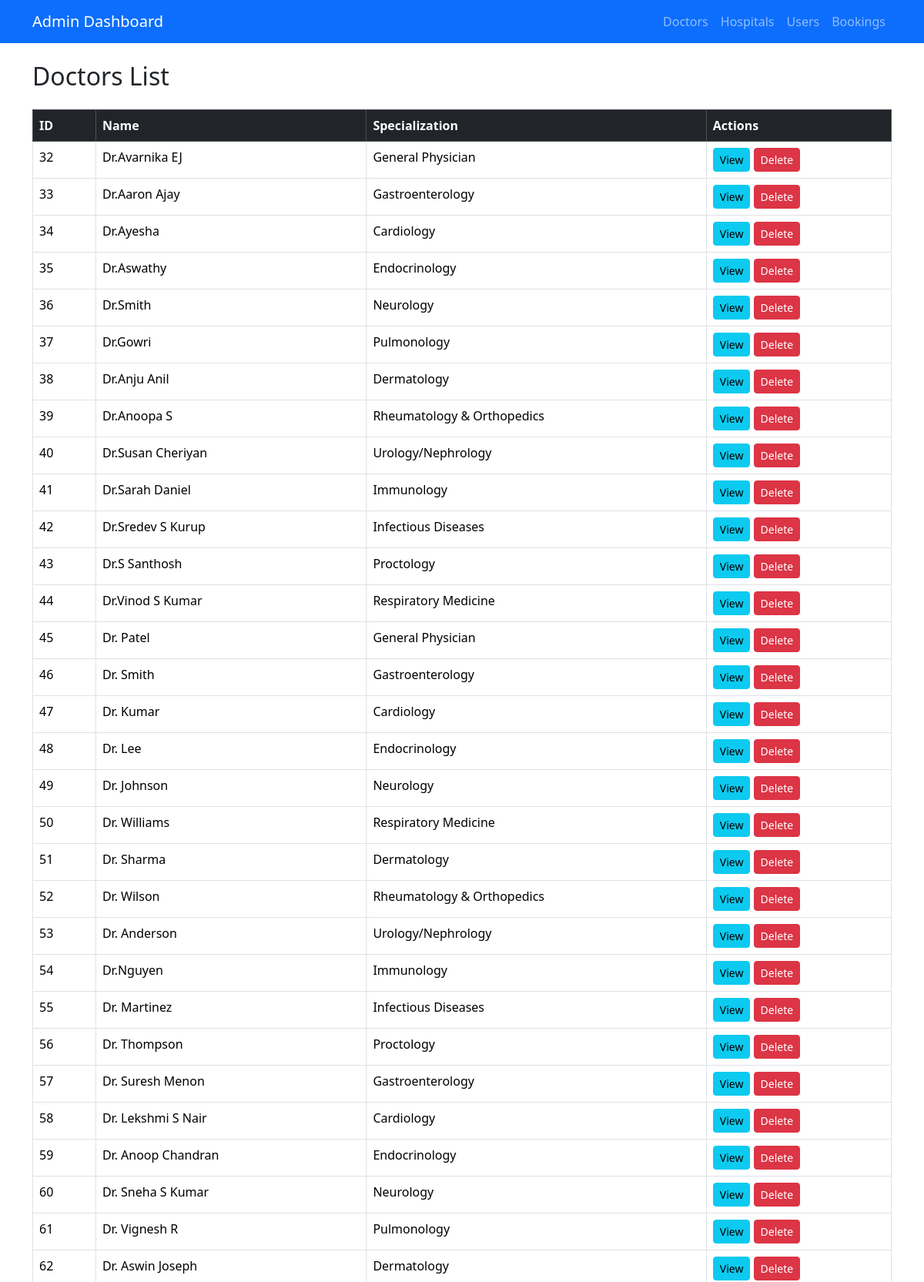
/admin-dashboard/doctors/ (upper part), run on the app's committed database.
### doctors/models.py (models this page shows, shortened)
class Doctor(models.Model):
    name = models.CharField(max_length=100)
    specialization = models.CharField(max_length=100)
    hospital=models.ForeignKey(Hospital,on_delete=models.CASCADE,null=True)

### admin_dashboard/views.py (the view)
# urls.py: path('doctors/', views.doctor_list, name='doctor_list'),
def doctor_list(request):
    doctors = Doctor.objects.all()
    return render(request, 'admin_dashboard/doctor_list.html', {'doctors': doctors})

### admin_dashboard/templates/admin_dashboard/doctor_list.html
{% extends 'admin_dashboard/base.html' %}
{% block content %}
<h2 class="mb-4">Doctors List</h2>
<table class="table table-bordered">
    <thead class="table-dark">
        <tr>
            <th>ID</th>
            <th>Name</th>
            <th>Specialization</th>
            <th>Actions</th>
        </tr>
    </thead>
    <tbody>
    {% for doctor in doctors %}
        <tr>
            <td>{{ doctor.id }}</td>
            <td>{{ doctor.name }}</td>
            <td>{{ doctor.specialization }}</td>
            <td>
                <a href="{% url 'doctor_detail' doctor.id %}" class="btn btn-info btn-sm">View</a>
                <a href="{% url 'doctor_delete' doctor.id %}" class="btn btn-danger btn-sm">Delete</a>
            </td>
        </tr>
    {% empty %}
        <tr><td colspan="4">No doctors found.</td></tr>
    {% endfor %}
    </tbody>
</table>
{% endblock %}

### data on the page
Doctor: id "32", name "Dr.Avarnika EJ", specialization "General Physician"
Doctor: id "33", name "Dr.Aaron Ajay", specialization "Gastroenterology"
Doctor: id "34", name "Dr.Ayesha", specialization "Cardiology"
Doctor: id "35", name "Dr.Aswathy", specialization "Endocrinology"
Doctor: id "36", name "Dr.Smith", specialization "Neurology"
Doctor: id "37", name "Dr.Gowri", specialization "Pulmonology"
Doctor: id "38", name "Dr.Anju Anil", specialization "Dermatology"
Doctor: id "39", name "Dr.Anoopa S", specialization "Rheumatology & Orthopedics"
Doctor: id "40", name "Dr.Susan Cheriyan", specialization "Urology/Nephrology"
Doctor: id "41", name "Dr.Sarah Daniel", specialization "Immunology"
Doctor: id "42", name "Dr.Sredev S Kurup", specialization "Infectious Diseases"
Doctor: id "43", name "Dr.S Santhosh", specialization "Proctology"
Doctor: id "44", name "Dr.Vinod S Kumar", specialization "Respiratory Medicine"
Doctor: id "45", name "Dr. Patel", specialization "General Physician"
Doctor: id "46", name "Dr. Smith", specialization "Gastroenterology"
Doctor: id "47", name "Dr. Kumar", specialization "Cardiology"
Doctor: id "48", name "Dr. Lee", specialization "Endocrinology"
Doctor: id "49", name "Dr. Johnson", specialization "Neurology"
Doctor: id "50", name "Dr. Williams", specialization "Respiratory Medicine"
Doctor: id "51", name "Dr. Sharma", specialization "Dermatology"
Doctor: id "52", name "Dr. Wilson", specialization "Rheumatology & Orthopedics"
Doctor: id "53", name "Dr. Anderson", specialization "Urology/Nephrology"
Doctor: id "54", name "Dr.Nguyen", specialization "Immunology"
Doctor: id "55", name "Dr. Martinez", specialization "Infectious Diseases"
Doctor: id "56", name "Dr. Thompson", specialization "Proctology"
Doctor: id "57", name "Dr. Suresh Menon", specialization "Gastroenterology"
Doctor: id "58", name "Dr. Lekshmi S Nair", specialization "Cardiology"
Doctor: id "59", name "Dr. Anoop Chandran", specialization "Endocrinology"
Doctor: id "60", name "Dr. Sneha S Kumar", specialization "Neurology"
Doctor: id "61", name "Dr. Vignesh R", specialization "Pulmonology"
Doctor: id "62", name "Dr. Aswin Joseph", specialization "Dermatology"
